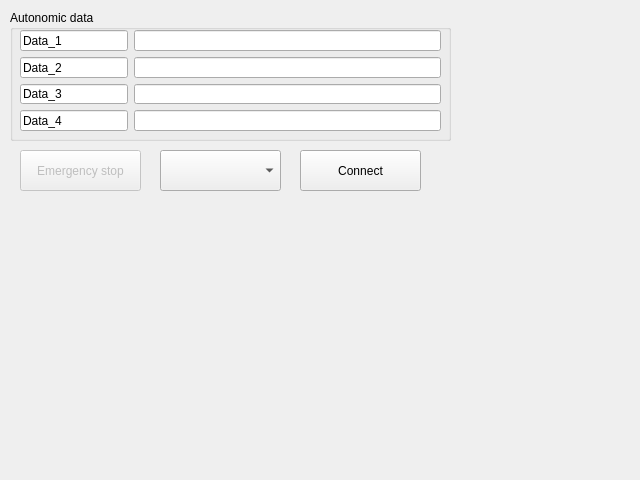
<?xml version="1.0" encoding="UTF-8"?>
<ui version="4.0">
 <class>MainWindow</class>
 <widget class="QMainWindow" name="MainWindow">
  <property name="geometry">
   <rect>
    <x>0</x>
    <y>0</y>
    <width>640</width>
    <height>480</height>
   </rect>
  </property>
  <property name="minimumSize">
   <size>
    <width>640</width>
    <height>480</height>
   </size>
  </property>
  <property name="maximumSize">
   <size>
    <width>640</width>
    <height>480</height>
   </size>
  </property>
  <property name="windowTitle">
   <string>Autonomic Application v1.0</string>
  </property>
  <widget class="QWidget" name="centralwidget">
   <widget class="QPushButton" name="pushButton">
    <property name="enabled">
     <bool>false</bool>
    </property>
    <property name="geometry">
     <rect>
      <x>20</x>
      <y>150</y>
      <width>121</width>
      <height>41</height>
     </rect>
    </property>
    <property name="text">
     <string>Emergency stop</string>
    </property>
   </widget>
   <widget class="QGroupBox" name="groupBox">
    <property name="geometry">
     <rect>
      <x>10</x>
      <y>10</y>
      <width>441</width>
      <height>131</height>
     </rect>
    </property>
    <property name="title">
     <string>Autonomic data</string>
    </property>
    <widget class="QWidget" name="formLayoutWidget">
     <property name="geometry">
      <rect>
       <x>10</x>
       <y>20</y>
       <width>421</width>
       <height>101</height>
      </rect>
     </property>
     <layout class="QFormLayout" name="formLayout">
      <item row="0" column="0">
       <widget class="QLineEdit" name="lineEdit">
        <property name="text">
         <string>Data_1</string>
        </property>
        <property name="readOnly">
         <bool>true</bool>
        </property>
       </widget>
      </item>
      <item row="0" column="1">
       <widget class="QLineEdit" name="lineEdit_2">
        <property name="readOnly">
         <bool>true</bool>
        </property>
       </widget>
      </item>
      <item row="1" column="0">
       <widget class="QLineEdit" name="lineEdit_3">
        <property name="text">
         <string>Data_2</string>
        </property>
        <property name="readOnly">
         <bool>true</bool>
        </property>
       </widget>
      </item>
      <item row="2" column="0">
       <widget class="QLineEdit" name="lineEdit_4">
        <property name="text">
         <string>Data_3</string>
        </property>
        <property name="readOnly">
         <bool>true</bool>
        </property>
       </widget>
      </item>
      <item row="3" column="0">
       <widget class="QLineEdit" name="lineEdit_5">
        <property name="text">
         <string>Data_4</string>
        </property>
        <property name="readOnly">
         <bool>true</bool>
        </property>
       </widget>
      </item>
      <item row="1" column="1">
       <widget class="QLineEdit" name="lineEdit_6">
        <property name="readOnly">
         <bool>true</bool>
        </property>
       </widget>
      </item>
      <item row="2" column="1">
       <widget class="QLineEdit" name="lineEdit_7">
        <property name="readOnly">
         <bool>true</bool>
        </property>
       </widget>
      </item>
      <item row="3" column="1">
       <widget class="QLineEdit" name="lineEdit_8">
        <property name="readOnly">
         <bool>true</bool>
        </property>
       </widget>
      </item>
     </layout>
    </widget>
   </widget>
   <widget class="QComboBox" name="comboBox">
    <property name="geometry">
     <rect>
      <x>160</x>
      <y>150</y>
      <width>121</width>
      <height>41</height>
     </rect>
    </property>
    <property name="editable">
     <bool>false</bool>
    </property>
    <property name="currentText">
     <string/>
    </property>
   </widget>
   <widget class="QPushButton" name="pushButton_2">
    <property name="geometry">
     <rect>
      <x>300</x>
      <y>150</y>
      <width>121</width>
      <height>41</height>
     </rect>
    </property>
    <property name="text">
     <string>Connect</string>
    </property>
   </widget>
  </widget>
  <widget class="QMenuBar" name="menubar">
   <property name="geometry">
    <rect>
     <x>0</x>
     <y>0</y>
     <width>640</width>
     <height>21</height>
    </rect>
   </property>
  </widget>
 </widget>
 <resources/>
 <connections/>
</ui>
